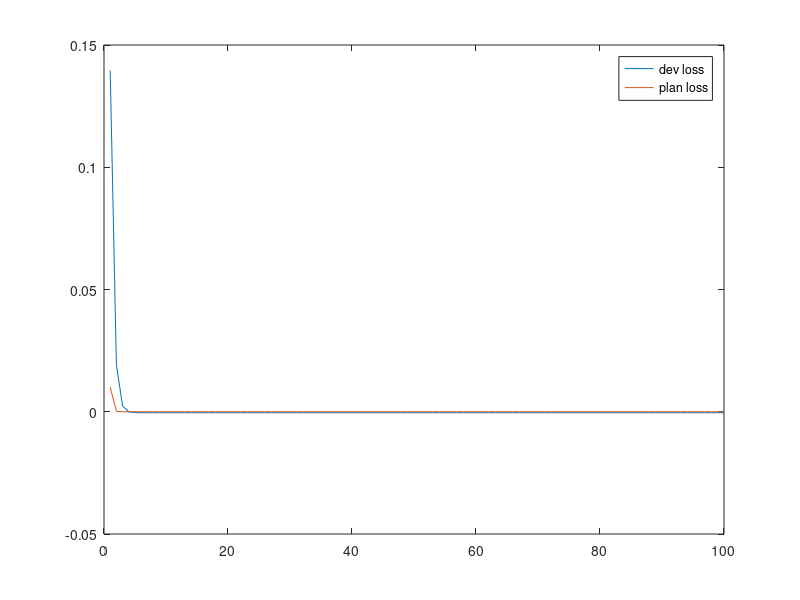
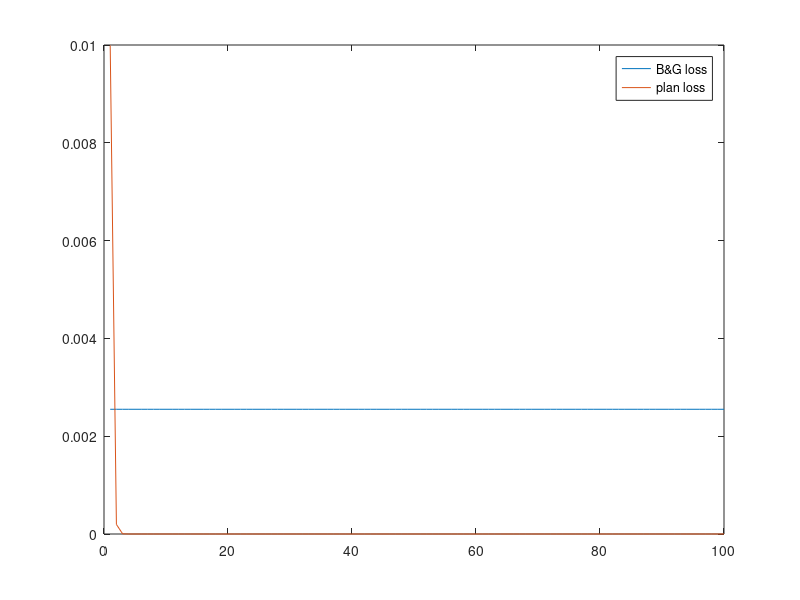

Recreate these plots in MATLAB, in order.
% (Dis)Inflation Targeting


b=1;
a=1;
beta=0.98;
gama=0.14;

V0=b^2/((2*a)*(1-beta*gama^2));  

dev_loss=@(s) b^2/(2*a)-b^2*(1-gama^s)/a+beta*V0;
plan_loss=@(s) gama^(2*s)*V0;



for s=1:100
dev_grid(s)=dev_loss(s);
plan_grid(s)=plan_loss(s);
end

figure
plot([dev_grid;plan_grid]')
legend('dev loss','plan loss')

% Barro Gordon minimum achievable level of inflation
pi_BG=(1-beta)/(1+beta)*b/a;
V_BG=1/2*b^2/a*(1-beta)/((1+beta)^2);


figure
plot([dev_grid.*0+V_BG;plan_grid]')
legend('B&G loss','plan loss')


